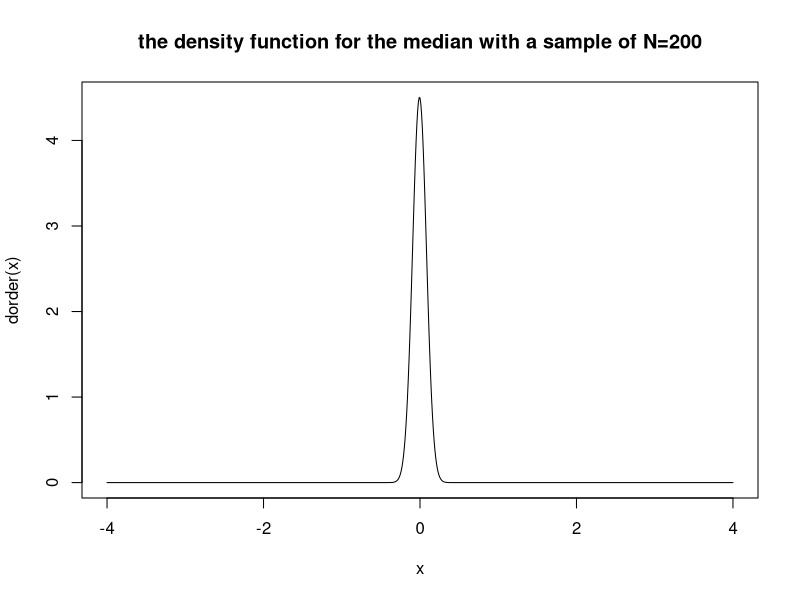
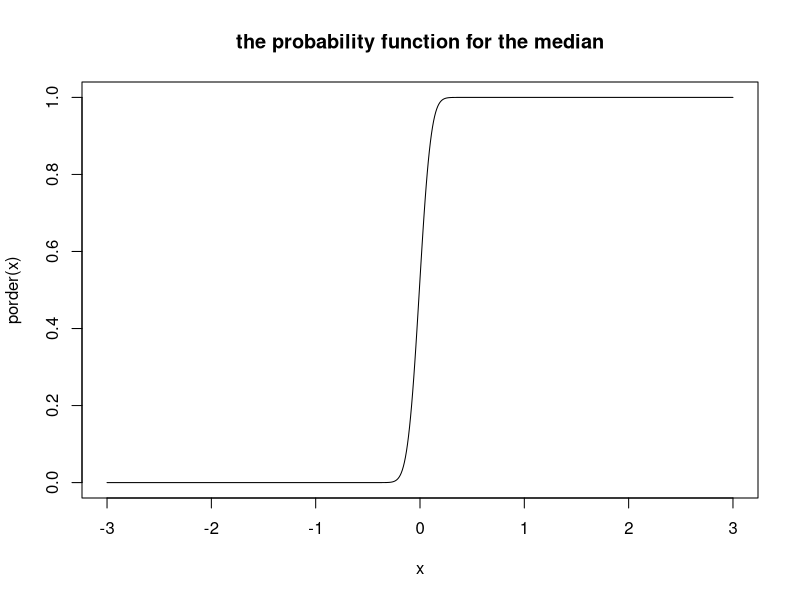
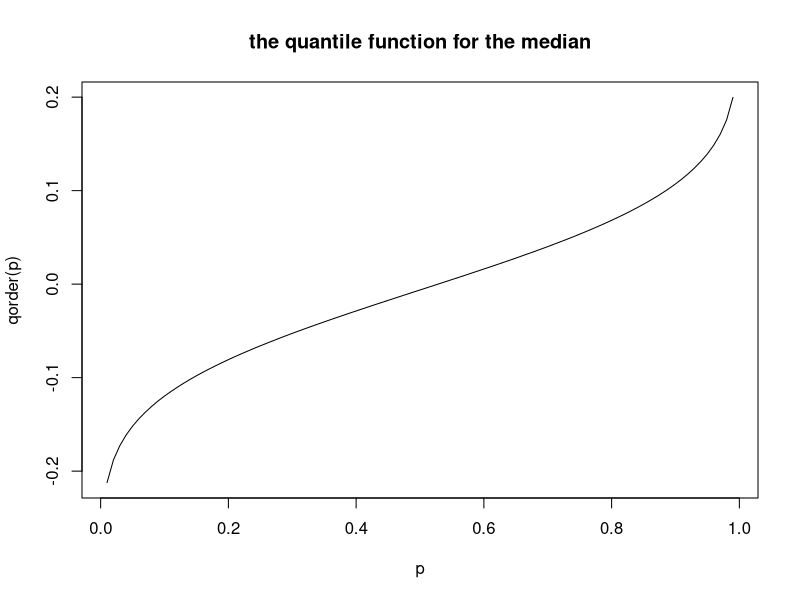
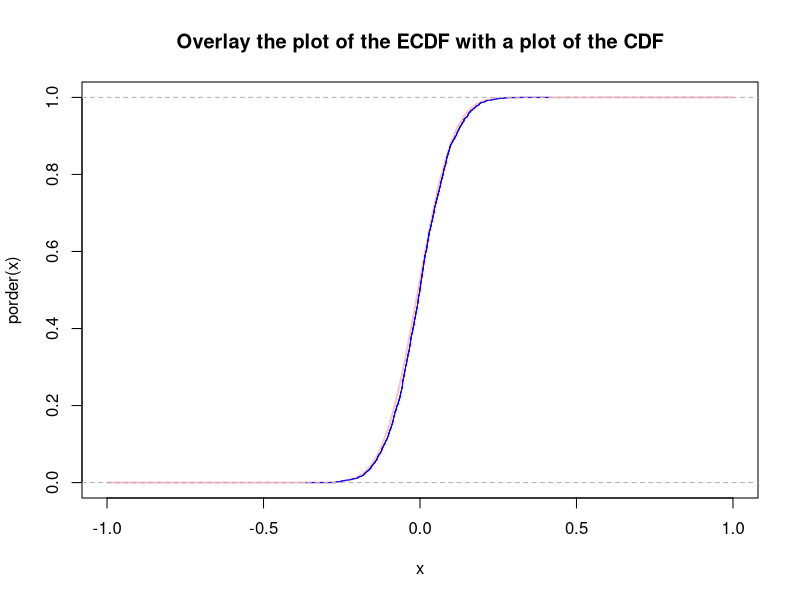
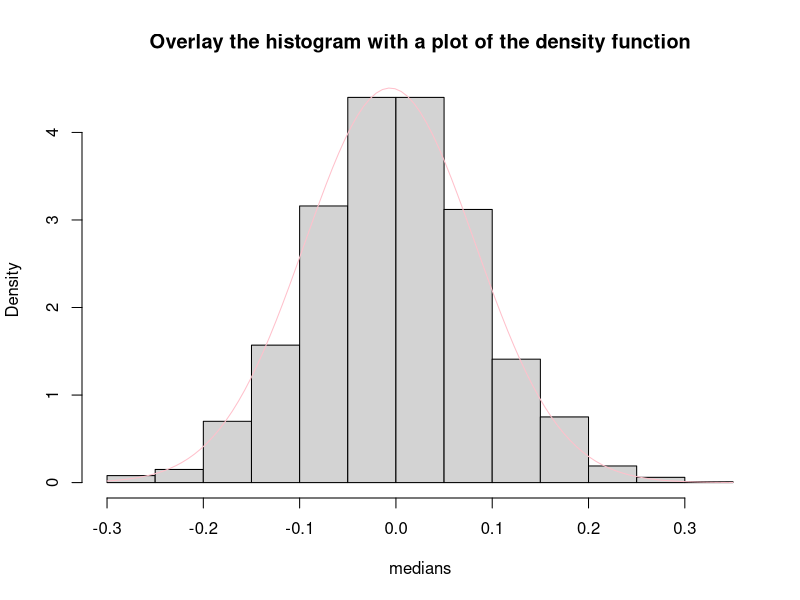
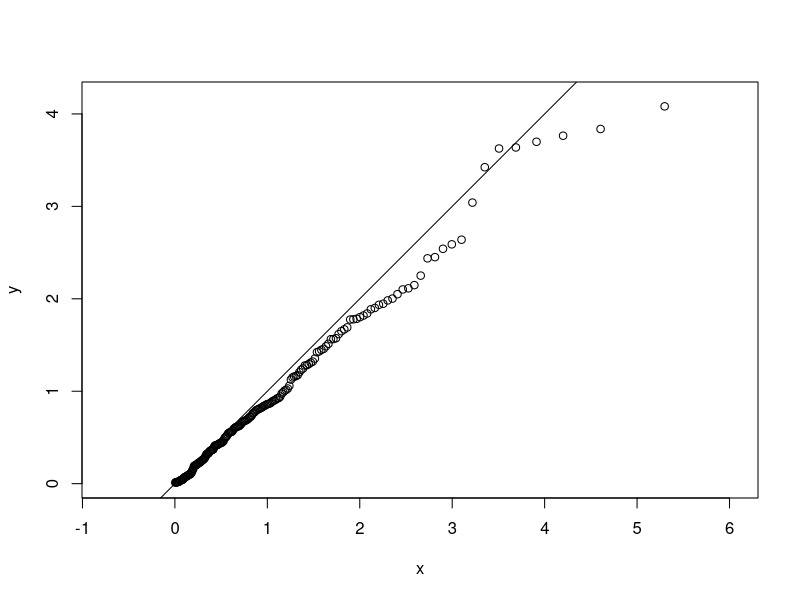
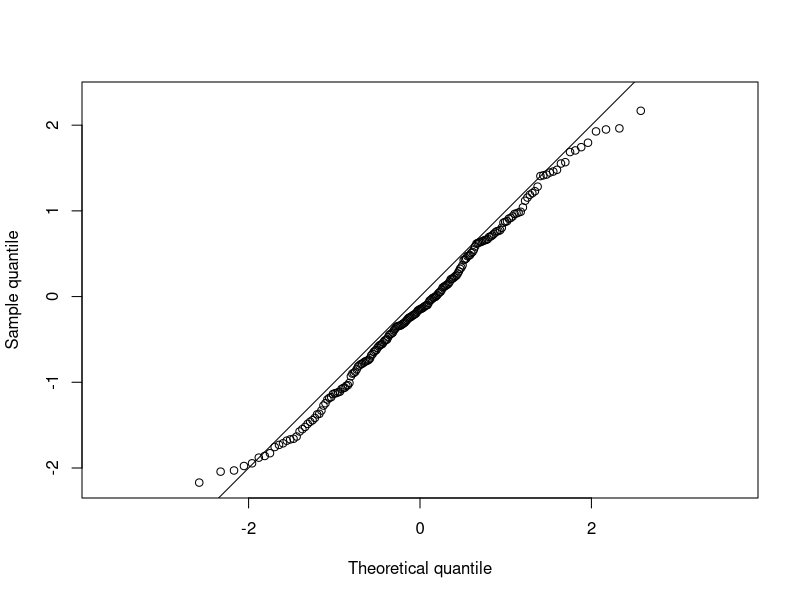
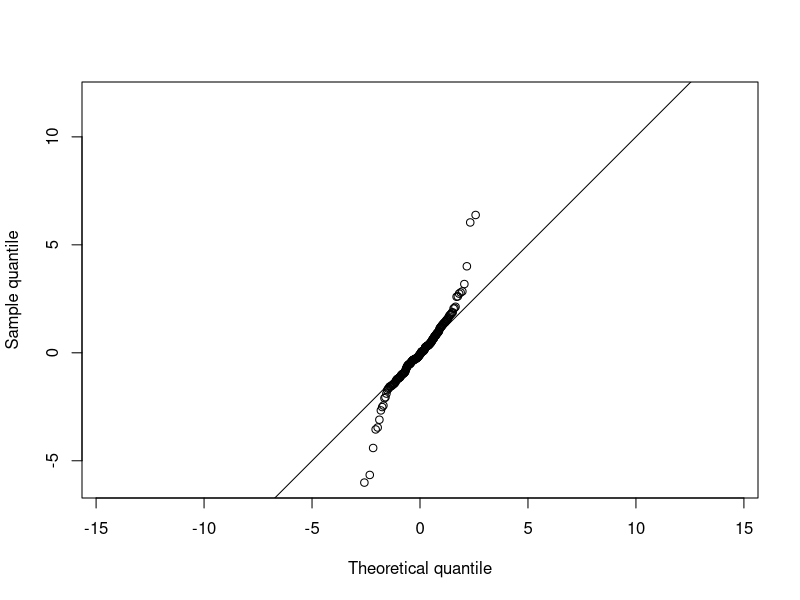

Reproduce these figures in R, in order.
## ---- chunk 1
N=200
median(rnorm(N,mean=0,sd=1))
dorder <- function(x,k=100,n=N){
  k*
    choose(n,k)*
    (pnorm(x))^(k-1)*
    (1-pnorm(x))^(n-k)*
    dnorm(x)
}


x <- seq(-4,4,by=0.01)
plot(x,dorder(x),type="l",main="the density function for the median with a sample of N=200")

## ---- chunk 2
porder <- Fk <- function(x,k=100,n=N){
  pbinom(k-1, n, pnorm(x,0,1), lower.tail = FALSE)
}
pbinom(100-1,200,pnorm(0,0,1),lower.tail = FALSE)
x<-seq(-3,3,by=0.01)
plot(x,porder(x),type="l",main="the probability function for the median")


## ---- chunk 3
g <- function(x, pf, p) pf(x) - p
qorder <- function(p) {
  output <- p
  for(i in seq_along(p)){
    output[i] <- uniroot(g, c(-200, 200), pf = porder, p = p[i])$root
  }
  output
}

p <- seq(0.01, 0.99, by = 0.01)
plot(p, qorder(p), type = "l",main="the quantile function for the median")


## ---- chunk 4
x<-seq(-1,1,by=0.01)


curve(porder(x), -1, 1, lwd = 2,col="pink",,main="Overlay the plot of the ECDF with a plot of the CDF")

medians <- c() # create a empty vector
for(i in 1:2000) {
  medians[i] <- median(rnorm(N))
}

plot(ecdf(medians), add = TRUE, col = "blue")


## ---- chunk 5
hist(medians, freq = FALSE,,main="Overlay the histogram with a plot of the density function")
curve(dorder(x), add = TRUE, col = "pink")
## ---- chunk 6
random_sample <- rexp(200)

q_candidate <- qexp

x <- q_candidate((1:200)/200)

y <- quantile(random_sample, probs = (1:200)/200)

plot(x,y, asp = 1)

abline(0,1)

## ---- chunk 7
random_sample <- rnorm(200)
q_candidate <- qnorm

x <- q_candidate((1:200)/200)
y <- quantile(random_sample, probs = (1:200)/200)


plot(x,y, asp = 1, xlab = "Theoretical quantile", ylab = "Sample quantile")

abline(0,1)
## ---- chunk 8
random_sample <- rt(200, df = 3)

q_candidate <- qnorm

x <- q_candidate((1:200)/200)

y <- quantile(random_sample, probs = (1:200)/200)


plot(x,y, asp = 1, xlab = "Theoretical quantile", ylab = "Sample quantile")

abline(0,1)

## ---- chunk 9

random_sample <- medians
q_candidate <- qorder

pp <- ppoints(N)

x <- q_candidate(pp)
y <- quantile(random_sample, probs = pp)


plot(x,y, asp = 1, xlab = "Theoretical quantile", ylab = "Sample quantile",main = "The simulated data and the theoretical sampling distribution")
abline(0,1)

## ---- chunk 10
N=200
random_sample <- medians
q_candidate <- qorder
x <- q_candidate((1:N)/N)
y <- quantile(random_sample, probs = (1:N)/N)

plot(x,y,xlim=c(-0.3,0.3),ylim=c(-0.3,0.3),  xlab = "Theoretical quantile", ylab = "Sample quantile")
abline(0,1)

